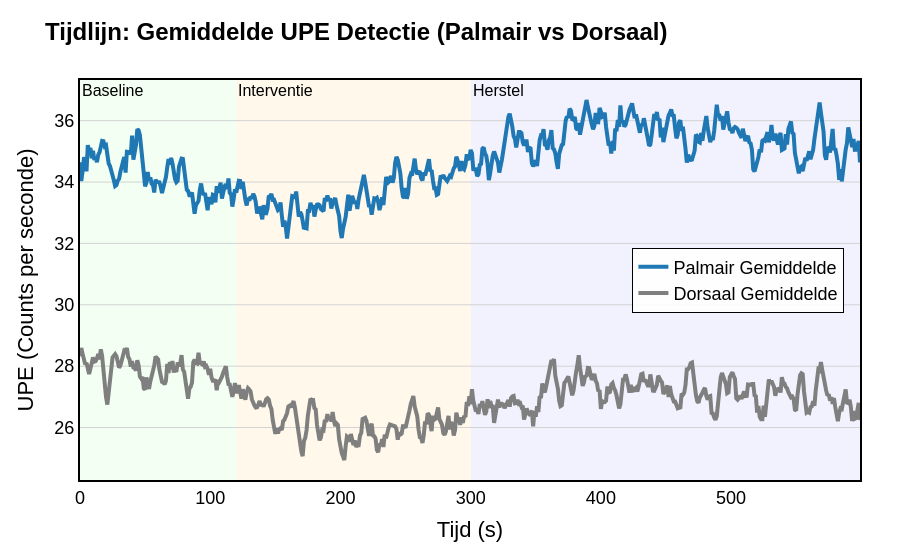
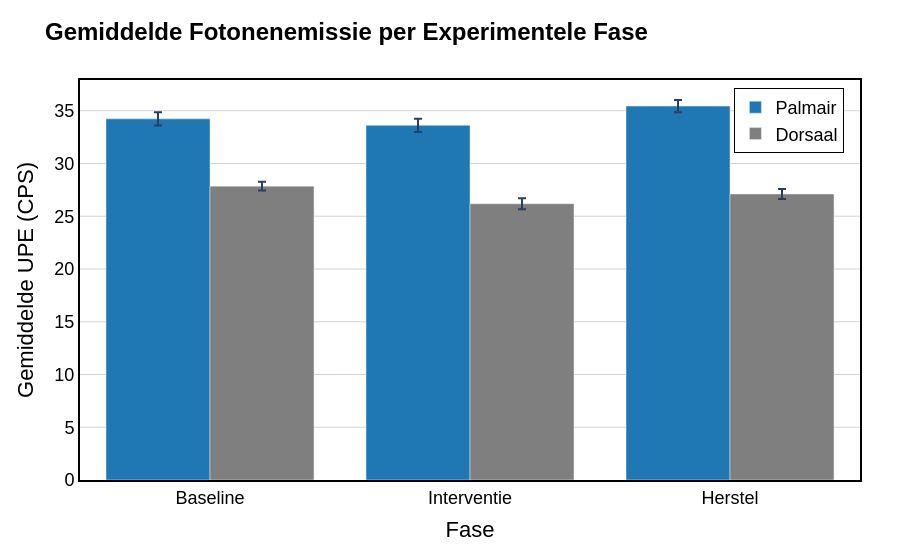

Notebook cell for these charts, in order:
### Code cell
# ===============================================================================
# Hier is de code voor de plots voor PALMAIR VS DORSAAL. Staafdiagram en grafiek
# ===============================================================================

import plotly.graph_objects as go
from plotly.subplots import make_subplots
import plotly.express as px
import numpy as np
import pandas as pd

# 1. Zet data om naar Seconden (CPS) voor strakke publicatie-grafieken
try:
    poster_data, _ = _bin_to_cps(processed_df.drop(columns=["Time"]))
    x_sec = np.arange(len(poster_data))
except NameError:
    print("Fout: Run eerst het hoofdscript zodat de data is ingeladen!")

# Lichte smoothing voor de poster (bijv. 5 seconden window)
window_sec = 5
poster_smoothed = poster_data.rolling(window=window_sec, center=True, min_periods=1).mean()

# Fases definiëren
fases = [
    {"name": "Baseline", "start": 0, "end": 120, "color": "rgba(0, 255, 0, 0.05)"},
    {"name": "Interventie", "start": 120, "end": 300, "color": "rgba(255, 165, 0, 0.08)"},
    {"name": "Herstel", "start": 300, "end": 600, "color": "rgba(0, 0, 255, 0.05)"}
]

poster_layout = dict(
    plot_bgcolor='white',
    font=dict(family="Arial", size=18, color="black"), # Grote font voor poster
    xaxis=dict(showgrid=False, linecolor='black', linewidth=2, mirror=True, title="Tijd (s)"),
    yaxis=dict(showgrid=True, gridcolor='lightgray', linecolor='black', linewidth=2, mirror=True, title="UPE (Counts per seconde)"),
    margin=dict(t=80, b=80, l=80, r=40),
    legend=dict(x=0.02, y=0.98, bgcolor='rgba(255,255,255,0.9)', bordercolor='black', borderwidth=1)
)

def add_phase_backgrounds(fig, max_x):
    for f in fases:
        if max_x > f['start']:
            fig.add_vrect(x0=f['start'], x1=min(f['end'], max_x), fillcolor=f['color'], 
                          layer="below", line_width=0, annotation_text=f['name'], 
                          annotation_position="top left", annotation_font_size=16)

max_x = int(x_sec[-1]) if len(x_sec) > 0 else 600

# ==============================================================================
# PLOT 1: (Totale Gemiddelde)
# ==============================================================================
fig1 = go.Figure()
if 'Palmar_Avg (LP+RP)' in poster_smoothed.columns and 'Dorsal_Avg (LD+RD)' in poster_smoothed.columns:
    fig1.add_trace(go.Scatter(x=x_sec, y=poster_smoothed['Palmar_Avg (LP+RP)'], name='Palmair Gemiddelde', line=dict(color='#1f77b4', width=4)))
    fig1.add_trace(go.Scatter(x=x_sec, y=poster_smoothed['Dorsal_Avg (LD+RD)'], name='Dorsaal Gemiddelde', line=dict(color='#7f7f7f', width=4)))
    
    add_phase_backgrounds(fig1, max_x)
    
    fig1.update_layout(**poster_layout)
    
    # Hier is de legenda specifiek voor Plot 1 naar rechts-midden verplaatst
    fig1.update_layout(
        title="<b>Tijdlijn: Gemiddelde UPE Detectie (Palmair vs Dorsaal)</b>", 
        title_font_size=24,
        legend=dict(x=0.98, y=0.5, xanchor="right", yanchor="middle")
    )
    
    fig1.show()

# ==============================================================================
# PLOT 2: Staafdiagram met Fase-Gemiddeldes
# ==============================================================================
if 'Palmar_Avg (LP+RP)' in poster_smoothed.columns:
    df_fase = poster_smoothed[['Palmar_Avg (LP+RP)', 'Dorsal_Avg (LD+RD)']].copy()
    df_fase['Fase'] = pd.cut(x_sec, bins=[-1, 120, 300, 600], labels=['Baseline', 'Interventie', 'Herstel'])
    
    mean_data = df_fase.groupby('Fase').mean()
    std_data = df_fase.groupby('Fase').std() # Varianties binnen de fase
    
    fig2 = go.Figure()
    fig2.add_trace(go.Bar(name='Palmair', x=mean_data.index, y=mean_data['Palmar_Avg (LP+RP)'], marker_color='#1f77b4',
                          error_y=dict(type='data', array=std_data['Palmar_Avg (LP+RP)'], visible=True)))
    fig2.add_trace(go.Bar(name='Dorsaal', x=mean_data.index, y=mean_data['Dorsal_Avg (LD+RD)'], marker_color='#7f7f7f',
                          error_y=dict(type='data', array=std_data['Dorsal_Avg (LD+RD)'], visible=True)))
    
    fig2.update_layout(**poster_layout)
    
    # Hier is de legenda overschreven specifiek voor dit figuur
    fig2.update_layout(
        barmode='group', 
        title="<b>Gemiddelde Fotonenemissie per Experimentele Fase</b>", 
        title_font_size=24, 
        xaxis_title="Fase", 
        yaxis_title="Gemiddelde UPE (CPS)",
        legend=dict(x=0.98, y=0.98, xanchor="right", yanchor="top") 
    )
    fig2.show()

### Figure 1 — Plotly figure (JSON) as saved in the notebook; plotly's stock layout.template omitted (floating-point values rounded to 4 significant figures; data arrays with more than 128 entries replaced by an {"elided": "..."} marker saying what was removed)
{"data": [{"line": {"color": "#1f77b4", "width": 4}, "name": "Palmair Gemiddelde", "type": "scatter", "x": {"elided": "600 int values"}, "y": {"elided": "600 float values"}}, {"line": {"color": "#7f7f7f", "width": 4}, "name": "Dorsaal Gemiddelde", "type": "scatter", "x": {"elided": "600 int values"}, "y": {"elided": "600 float values"}}], "layout": {"annotations": [{"font": {"size": 16}, "showarrow": false, "text": "Baseline", "x": 0, "xanchor": "left", "xref": "x", "y": 1, "yanchor": "top", "yref": "y domain"}, {"font": {"size": 16}, "showarrow": false, "text": "Interventie", "x": 120, "xanchor": "left", "xref": "x", "y": 1, "yanchor": "top", "yref": "y domain"}, {"font": {"size": 16}, "showarrow": false, "text": "Herstel", "x": 300, "xanchor": "left", "xref": "x", "y": 1, "yanchor": "top", "yref": "y domain"}], "font": {"color": "black", "family": "Arial", "size": 18}, "legend": {"bgcolor": "rgba(255,255,255,0.9)", "bordercolor": "black", "borderwidth": 1, "x": 0.98, "xanchor": "right", "y": 0.5, "yanchor": "middle"}, "margin": {"b": 80, "l": 80, "r": 40, "t": 80}, "plot_bgcolor": "white", "shapes": [{"fillcolor": "rgba(0, 255, 0, 0.05)", "layer": "below", "line": {"width": 0}, "type": "rect", "x0": 0, "x1": 120, "xref": "x", "y0": 0, "y1": 1, "yref": "y domain"}, {"fillcolor": "rgba(255, 165, 0, 0.08)", "layer": "below", "line": {"width": 0}, "type": "rect", "x0": 120, "x1": 300, "xref": "x", "y0": 0, "y1": 1, "yref": "y domain"}, {"fillcolor": "rgba(0, 0, 255, 0.05)", "layer": "below", "line": {"width": 0}, "type": "rect", "x0": 300, "x1": 599, "xref": "x", "y0": 0, "y1": 1, "yref": "y domain"}], "title": {"font": {"size": 24}, "text": "<b>Tijdlijn: Gemiddelde UPE Detectie (Palmair vs Dorsaal)</b>"}, "xaxis": {"linecolor": "black", "linewidth": 2, "mirror": true, "showgrid": false, "title": {"text": "Tijd (s)"}}, "yaxis": {"gridcolor": "lightgray", "linecolor": "black", "linewidth": 2, "mirror": true, "showgrid": true, "title": {"text": "UPE (Counts per seconde)"}}}}

### Figure 2 — Plotly figure (JSON) as saved in the notebook; plotly's stock layout.template omitted (floating-point values rounded to 4 significant figures)
{"data": [{"error_y": {"array": [0.6316, 0.6243, 0.5783], "type": "data", "visible": true}, "marker": {"color": "#1f77b4"}, "name": "Palmair", "type": "bar", "x": ["Baseline", "Interventie", "Herstel"], "y": [34.23, 33.62, 35.44]}, {"error_y": {"array": [0.4069, 0.5241, 0.4643], "type": "data", "visible": true}, "marker": {"color": "#7f7f7f"}, "name": "Dorsaal", "type": "bar", "x": ["Baseline", "Interventie", "Herstel"], "y": [27.85, 26.18, 27.11]}], "layout": {"barmode": "group", "font": {"color": "black", "family": "Arial", "size": 18}, "legend": {"bgcolor": "rgba(255,255,255,0.9)", "bordercolor": "black", "borderwidth": 1, "x": 0.98, "xanchor": "right", "y": 0.98, "yanchor": "top"}, "margin": {"b": 80, "l": 80, "r": 40, "t": 80}, "plot_bgcolor": "white", "title": {"font": {"size": 24}, "text": "<b>Gemiddelde Fotonenemissie per Experimentele Fase</b>"}, "xaxis": {"linecolor": "black", "linewidth": 2, "mirror": true, "showgrid": false, "title": {"text": "Fase"}}, "yaxis": {"gridcolor": "lightgray", "linecolor": "black", "linewidth": 2, "mirror": true, "showgrid": true, "title": {"text": "Gemiddelde UPE (CPS)"}}}}
